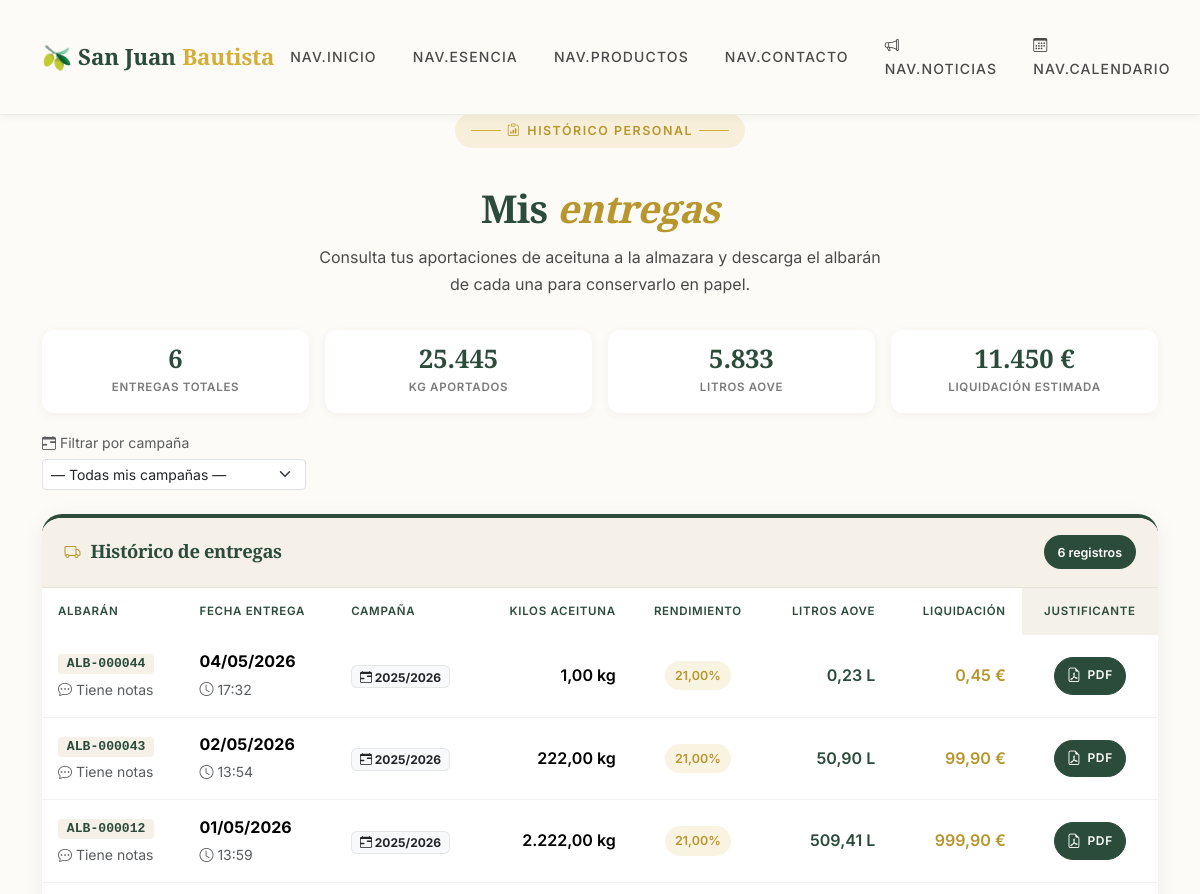
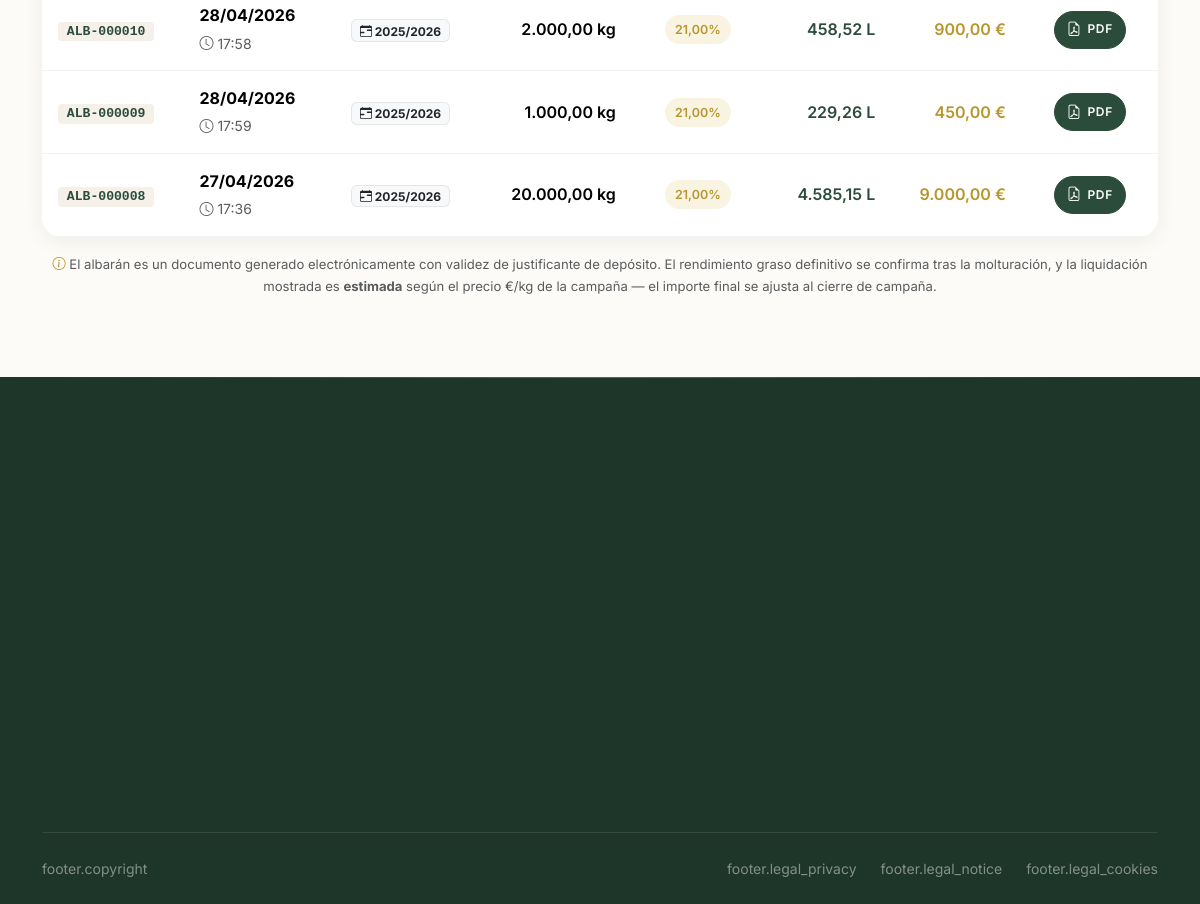
Screenshot of /mis_entregas.php (signed in) with the database file from the repository (2 pictures, top to bottom).
### tables this page shows
CREATE TABLE `entregas` (
  `id` int(10) unsigned NOT NULL AUTO_INCREMENT,
  `id_socio` int(10) unsigned NOT NULL COMMENT 'FK → usuarios.id',
  `fecha_entrega` date NOT NULL COMMENT 'Fecha en que se realizó la entrega',
  `campana` varchar(9) GENERATED ALWAYS AS (case when month(`fecha_entrega`) >= 7 then concat(year(`fecha_entrega`),'/',year(`fecha_entrega`) + 1) else concat(year(`fecha_entrega`) - 1,'/',year(`fecha_entrega`)) end) STORED COMMENT 'Campaña oleícola calculada (jul-jun)',
  `id_campana` int(10) unsigned DEFAULT NULL COMMENT 'FK -> campanas.id (autoresuelto por fecha de entrega)',
  `kilos_aceituna` decimal(10,2) NOT NULL COMMENT 'Kilos brutos de aceituna entregados',
  `rendimiento` decimal(5,2) NOT NULL COMMENT 'Porcentaje de rendimiento graso (%)',
  `litros_aceite` decimal(10,2) GENERATED ALWAYS AS (round(`kilos_aceituna` * `rendimiento` / 100 / 0.916,2)) STORED COMMENT 'Litros estimados (fórmula densidad)',
  `observaciones` text DEFAULT NULL COMMENT 'Notas opcionales sobre la entrega',
  `albaran_pdf` varchar(255) DEFAULT NULL COMMENT 'Ruta al PDF del albarán generado',
  `created_at` timestamp NOT NULL DEFAULT current_timestamp(),
  `updated_at` timestamp NOT NULL DEFAULT current_timestamp() ON UPDATE current_timestamp(),
  PRIMARY KEY (`id`),
  KEY `idx_entregas_socio` (`id_socio`),
  KEY `idx_entregas_fecha` (`fecha_entrega`),
  KEY `idx_entregas_campana` (`campana`),
  KEY `idx_entregas_socio_campana` (`id_socio`,`campana`),
  KEY `idx_entregas_id_campana` (`id_campana`),
  CONSTRAINT `fk_entregas_campana` FOREIGN KEY (`id_campana`) REFERENCES `campanas` (`id`) ON DELETE SET NULL ON UPDATE CASCADE,
  CONSTRAINT `fk_entregas_socio` FOREIGN KEY (`id_socio`) REFERENCES `usuarios` (`id`) ON DELETE CASCADE ON UPDATE CASCADE,
  CONSTRAINT `chk_entregas_kilos` CHECK (`kilos_aceituna` > 0),
  CONSTRAINT `chk_entregas_rendimiento` CHECK (`rendimiento` > 0 and `rendimiento` <= 100)
);

CREATE TABLE `campanas` (
  `id` int(10) unsigned NOT NULL AUTO_INCREMENT,
  `codigo` varchar(9) NOT NULL COMMENT 'C├│digo legible: "2025/2026"',
  `fecha_inicio` date NOT NULL COMMENT 'Inicio del periodo de recepci├│n de aceituna',
  `fecha_fin` date NOT NULL COMMENT 'Fin del periodo (inclusive)',
  `precio_por_kilo` decimal(6,4) NOT NULL COMMENT 'Precio de liquidaci├│n al socio (Ôé¼/kg de aceituna)',
  `estado` enum('activa','cerrada') NOT NULL DEFAULT 'activa' COMMENT 'activa=admite entregas; cerrada=hist├│rico',
  `notas` text DEFAULT NULL COMMENT 'Observaciones internas: rendimiento medio esperado, eventosÔÇª',
  `created_at` timestamp NOT NULL DEFAULT current_timestamp(),
  `updated_at` timestamp NOT NULL DEFAULT current_timestamp() ON UPDATE current_timestamp(),
  PRIMARY KEY (`id`),
  UNIQUE KEY `codigo` (`codigo`),
  KEY `idx_campanas_estado` (`estado`),
  KEY `idx_campanas_codigo` (`codigo`),
  CONSTRAINT `chk_camp_fechas` CHECK (`fecha_fin` > `fecha_inicio`),
  CONSTRAINT `chk_camp_precio` CHECK (`precio_por_kilo` > 0)
);

### mis_entregas.php (the view, shortened to what this page needs)
<?php
$idSocio       = (int) ($_SESSION['usuario_id'] ?? 0);
$filtroCampana = filter_input(INPUT_GET, 'campana', FILTER_VALIDATE_INT);
try {
    $pdo = getConexion();
    $misCampanas = $pdo->prepare('
        SELECT DISTINCT c.id, c.codigo, c.estado, c.precio_por_kilo
        FROM campanas c
        INNER JOIN entregas e ON e.id_campana = c.id
        WHERE e.id_socio = :id
        ORDER BY c.fecha_inicio DESC
    ');
    $misCampanas->execute([':id' => $idSocio]);
    $misCampanas = $misCampanas->fetchAll();
    $sql = '
        SELECT e.id, e.fecha_entrega, e.campana, e.kilos_aceituna, e.rendimiento,
               e.litros_aceite, e.observaciones, e.created_at,
               e.id_campana, c.codigo AS campana_codigo, c.precio_por_kilo, c.estado AS campana_estado
        FROM entregas e
        LEFT  JOIN campanas c ON c.id = e.id_campana
        WHERE e.id_socio = :id
    ';
    $params = [':id' => $idSocio];
    $sql .= ' ORDER BY e.fecha_entrega DESC, e.created_at DESC';
    $stmt = $pdo->prepare($sql);
    $stmt->execute($params);
    $entregas = $stmt->fetchAll();
    $totalLiquidacion = 0.0;
    foreach ($entregas as $e) {
        if ($e['precio_por_kilo'] !== null) {
            $totalLiquidacion += (float) $e['kilos_aceituna'] * (float) $e['precio_por_kilo'];
        }
    }
    $stats = [
        'total'        => count($entregas),
        'kilos'        => array_sum(array_column($entregas, 'kilos_aceituna')),
        'litros'       => array_sum(array_column($entregas, 'litros_aceite')),
        'liquidacion'  => round($totalLiquidacion, 2),
    ];
} catch (PDOException $e) {
    error_log('Error en mis_entregas.php: ' . $e->getMessage());
    $entregas    = [];
    $misCampanas = [];
    $stats       = ['total' => 0, 'kilos' => 0, 'litros' => 0, 'liquidacion' => 0];
    $errorCarga  = 'No se pudieron cargar tus entregas. Inténtalo de nuevo.';
}
require_once 'includes/header.php';
?>
<?php require_once 'includes/navbar.php'; ?>
<main class="container mis-entregas-main" id="contenido-principal">
    <header class="mis-entregas-header">
        <span class="hero-label"><i class="bi bi-clipboard-data"></i> Histórico personal</span>
        <h1>Mis <em>entregas</em></h1>
        <p>Consulta tus aportaciones de aceituna a la almazara y descarga el albarán de cada una para conservarlo en papel.</p>
    </header>
    <div class="row g-3 mb-3">
        <div class="col-6 col-md-3">
            <div class="mini-stat">
                <div class="mini-stat-num"><?= (int) $stats['total'] ?></div>
                <div class="mini-stat-lbl">Entregas <?= $filtroCampana ? 'en campaña' : 'totales' ?></div>
            </div>
        </div>
        <div class="col-6 col-md-3">
            <div class="mini-stat">
                <div class="mini-stat-num"><?= number_format($stats['kilos'], 0, ',', '.') ?></div>
                <div class="mini-stat-lbl">Kg aportados</div>
            </div>
        </div>
        <div class="col-6 col-md-3">
            <div class="mini-stat">
                <div class="mini-stat-num"><?= number_format($stats['litros'], 0, ',', '.') ?></div>
                <div class="mini-stat-lbl">Litros AOVE</div>
            </div>
        </div>
        <div class="col-6 col-md-3">
            <div class="mini-stat">
                <div class="mini-stat-num"><?= number_format($stats['liquidacion'], 0, ',', '.') ?> €</div>
                <div class="mini-stat-lbl">Liquidación estimada</div>
            </div>
        </div>
    </div>
    <?php if (count($misCampanas) > 0): ?>
        <form method="GET" class="d-flex gap-2 align-items-end mb-4 flex-wrap">
            <div>
                <label class="form-label small text-muted mb-1" for="filtro-campana">
                    <i class="bi bi-calendar-range"></i> Filtrar por campaña
                </label>
                <select name="campana" id="filtro-campana" class="form-select form-select-sm"
                        onchange="this.form.submit()" style="min-width: 240px;">
                    <option value="">— Todas mis campañas —</option>
                </select>
            </div>
        </form>
    <?php endif; ?>
    <div class="entregas-card">
        <header class="entregas-card-header">
            <div>
                <i class="bi bi-truck"></i>
                <h2>Histórico de entregas</h2>
            </div>
            <span class="badge-count"><?= count($entregas) ?> registro<?= count($entregas) === 1 ? '' : 's' ?></span>
        </header>
        <div class="table-responsive">
            <?php if (empty($entregas)): ?>
                <div class="entregas-vacio">
                    <i class="bi bi-inbox"></i>
                    <p>Todavía no tienes ninguna entrega registrada.<br>
                       Cuando lleves aceituna a la almazara, el administrador la registrará y aparecerá aquí.</p>
                </div>
            <?php else: ?>
                <table class="table table-hover entregas-tabla mb-0">
                    <thead>
                        <tr>
                            <th>Albarán</th>
                            <th>Fecha entrega</th>
                            <th>Campaña</th>
                            <th class="text-end">Kilos aceituna</th>
                            <th class="text-center">Rendimiento</th>
                            <th class="text-end">Litros AOVE</th>
                            <th class="text-end">Liquidación</th>
                            <th class="text-center">Justificante</th>
                        </tr>
                    </thead>
                    <tbody>
                        <?php foreach ($entregas as $e):
                            $codigo = 'ALB-' . str_pad((string) $e['id'], 6, '0', STR_PAD_LEFT);
                            $rend = (float) $e['rendimiento'];
                            $bClass = $rend >= 22 ? 'badge-alto' : ($rend >= 19 ? 'badge-medio' : 'badge-bajo');
                            $precioE = $e['precio_por_kilo'] !== null ? (float) $e['precio_por_kilo'] : null;
                            $liqE    = $precioE !== null ? round((float) $e['kilos_aceituna'] * $precioE, 2) : null;
                        ?>
                            <tr>
                                <td><code class="codigo-albaran"><?= $codigo ?></code>
                                    <?php if (!empty($e['observaciones'])): ?>
                                        <br><small class="text-muted" title="<?= htmlspecialchars($e['observaciones']) ?>">
                                            <i class="bi bi-chat-dots"></i> Tiene notas
                                        </small>
                                    <?php endif; ?>
                                </td>
                                <td>
                                    <strong><?= date('d/m/Y', strtotime($e['fecha_entrega'])) ?></strong>
                                    <br><small class="text-muted">
                                        <i class="bi bi-clock"></i>
                                        <?= date('H:i', strtotime($e['created_at'])) ?>
                                    </small>
                                </td>
                                <td>
                                    <?php if (!empty($e['campana_codigo'])): ?>
                                        <span class="badge bg-light text-dark" style="border:1px solid rgba(0,0,0,0.08);">
                                            <i class="bi bi-calendar-range"></i>
                                            <?= htmlspecialchars($e['campana_codigo']) ?>
                                        </span>
                                    <?php elseif (!empty($e['campana'])): ?>
                                        <small class="text-muted"><?= htmlspecialchars($e['campana']) ?></small>
                                    <?php else: ?>
                                        <span class="text-muted small">—</span>
                                    <?php endif; ?>
                                </td>
                                <td class="text-end fw-semibold">
                                    <?= number_format($e['kilos_aceituna'], 2, ',', '.') ?> kg
                                </td>
                                <td class="text-center">
                                    <span class="badge-rendimiento <?= $bClass ?>">
                                        <?= number_format($rend, 2, ',', '.') ?>%
                                    </span>
                                </td>
                                <td class="text-end fw-semibold" style="color: var(--color-primary);">
                                    <?= number_format($e['litros_aceite'], 2, ',', '.') ?> L
                                </td>
                                <td class="text-end fw-semibold" style="color: var(--color-accent-dark);"
                                    title="<?= $precioE !== null ? number_format($precioE, 4, ',', '.') . ' €/kg' : 'sin campaña' ?>">
                                    <?= $liqE !== null ? number_format($liqE, 2, ',', '.') . ' €' : '<span class="text-muted small">—</span>' ?>
                                </td>
                                <td class="text-center">
                                    <a href="core/generar_albaran.php?id_entrega=<?= (int) $e['id'] ?>"
                                       target="_blank" rel="noopener"
                                       class="btn-pdf-mini"
                                       title="Descargar albarán <?= $codigo ?>">
                                        <i class="bi bi-file-earmark-pdf"></i>
                                        <span>PDF</span>
                                    </a>
                                </td>
                            </tr>
                        <?php endforeach; ?>
                    </tbody>
                </table>
            <?php endif; ?>
        </div>
    </div>
    <p class="entregas-pie text-muted text-center mt-3">
        <i class="bi bi-info-circle"></i>
        El albarán es un documento generado electrónicamente con validez de justificante de depósito.
        El rendimiento graso definitivo se confirma tras la molturación, y la liquidación mostrada
        es <strong>estimada</strong> según el precio €/kg de la campaña — el importe final se ajusta al cierre de campaña.
    </p>
</main>
<?php require_once 'includes/footer.php'; ?>

### rows the page displays
entregas: id "ALB-000044", fecha_entrega "04/05/2026", created_at "17:32", id_campana.codigo "2025/2026", kilos_aceituna "1,00", rendimiento "21,00", litros_aceite "0,23", liqE "0,45"
entregas: id "ALB-000043", fecha_entrega "02/05/2026", created_at "13:54", id_campana.codigo "2025/2026", kilos_aceituna "222,00", rendimiento "21,00", litros_aceite "50,90", liqE "99,90"
entregas: id "ALB-000012", fecha_entrega "01/05/2026", created_at "13:59", id_campana.codigo "2025/2026", kilos_aceituna "2.222,00", rendimiento "21,00", litros_aceite "509,41", liqE "999,90"
entregas: id "ALB-000010", fecha_entrega "28/04/2026", created_at "17:58", id_campana.codigo "2025/2026", kilos_aceituna "2.000,00", rendimiento "21,00", litros_aceite "458,52", liqE "900,00"
entregas: id "ALB-000009", fecha_entrega "28/04/2026", created_at "17:59", id_campana.codigo "2025/2026", kilos_aceituna "1.000,00", rendimiento "21,00", litros_aceite "229,26", liqE "450,00"
entregas: id "ALB-000008", fecha_entrega "27/04/2026", created_at "17:36", id_campana.codigo "2025/2026", kilos_aceituna "20.000,00", rendimiento "21,00", litros_aceite "4.585,15", liqE "9.000,00"

### other values shown
t('nav.inicio') "NAV.INICIO"
t('nav.esencia') "NAV.ESENCIA"
t('nav.productos') "NAV.PRODUCTOS"
t('nav.contacto') "NAV.CONTACTO"
t('nav.noticias') "NAV.NOTICIAS"
t('nav.calendario') "NAV.CALENDARIO"
$stats['total'] "6"
$stats['kilos'] "25.445"
$stats['litros'] "5.833"
$stats['liquidacion'] "11.450"
count($entregas) "6"
t('footer.legal_privacy') "footer.legal_privacy"
t('footer.legal_notice') "footer.legal_notice"
t('footer.legal_cookies') "footer.legal_cookies"
